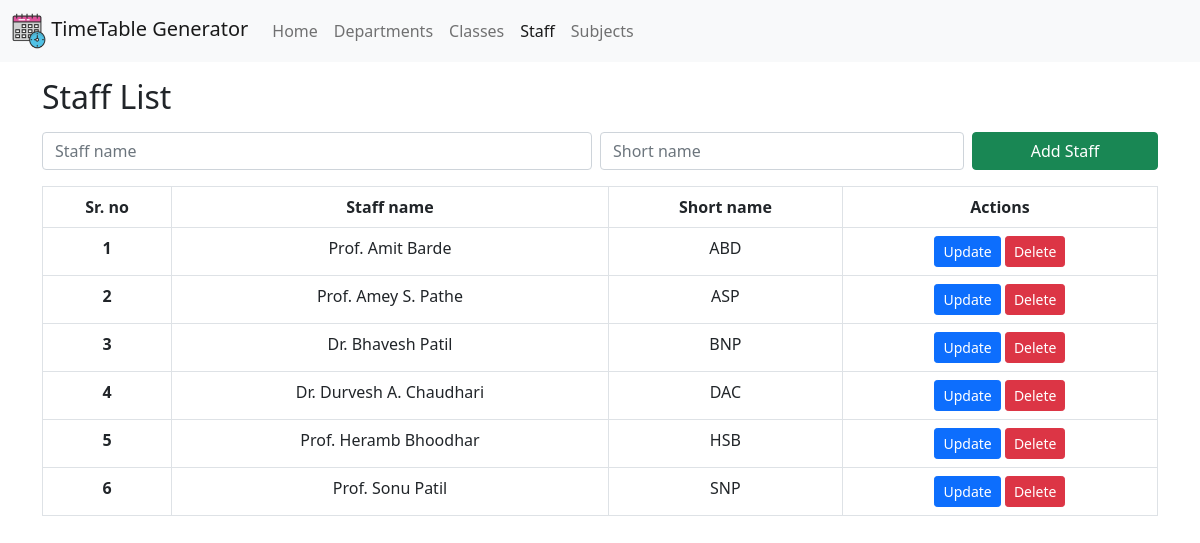
The page /pages/staff.php on the database its author committed.
### tables this page shows
CREATE TABLE `staff` (
  `staff_name` varchar(255) NOT NULL,
  `short_name` varchar(10) NOT NULL
);

### pages/staff.php (the view, shortened to what this page needs)
<?php
include '../utils/dbcon.php';
?>
<!DOCTYPE html>
<html lang="en">
<head>
    <link href="https://cdn.jsdelivr.net/npm/bootstrap@5.0.2/dist/css/bootstrap.min.css" rel="stylesheet">
</head>
<body>
    <nav class="navbar navbar-expand-lg navbar-light bg-light">
        <div class="container-fluid">
            <a class="navbar-brand" href="../">
                <img src="../Images/logo.webp" width="34" height="36">
                TimeTable Generator</a>
            <div class="collapse navbar-collapse" id="navbarSupportedContent">
                <ul class="navbar-nav me-auto mb-2 mb-lg-0">
                    <li class="nav-item">
                        <a class="nav-link" aria-current="page" href="../">Home</a>
                    </li>
                    <li class="nav-item">
                        <a class="nav-link" href="./department.php">Departments</a>
                    </li>
                    <li class="nav-item">
                        <a class="nav-link" href="./class.php">Classes</a>
                    </li>
                    <li class="nav-item">
                        <a class="nav-link active" href="#">Staff</a>
                    </li>
                    <li class="nav-item">
                        <a class="nav-link" href="./subjects.php">Subjects</a>
                    </li>
                </ul>
            </div>
        </div>
    </nav>
    <div class="container mt-3">
        <div class="head row">
            <h2 class="m-0 col-md-6">Staff List</h2>
        </div>
        <div class="content">
            <form method="post" class="row g-0 my-3">
                <div class="col-md-6 pe-2">
                    <input type="text" class="form-control" name="staffName" placeholder="Staff name" required>
                </div>
                <div class="col-md-4 pe-2">
                    <input type="text" class="form-control" name="shortName" placeholder="Short name" required>
                </div>
                <button type="submit" name="addStaff" class="btn col btn-success col-md-2">Add Staff</button>
            </form>
            <div className="table-responsive">
                <table class="table table-bordered text-center table-hover">
                    <thead>
                        <tr>
                            <th scope="col">Sr. no</th>
                            <th scope="col">Staff name</th>
                            <th scope="col">Short name</th>
                            <th scope="col">Actions</th>
                        </tr>
                    </thead>
                    <tbody>
                    <?php
                        $result = mysqli_query($conn, "SELECT * FROM staff");
                        $count = 1;
                        while ($row = mysqli_fetch_assoc($result)) {
                            echo '<tr>';
                            echo '<th scope="row">' . $count . '</th>';
                            echo '<td scope="row">' . $row['staff_name'] . '</td>';
                            echo '<td scope="row">' . $row['short_name'] . '</td>';
                            echo '<td>';
                            echo '<button type="button" class="btn btn-primary btn-sm" onclick="openUpdateModal(\'' . $row['staff_name'] . '\', \'' . $row['short_name'] . '\')">Update</button>';
                            echo '<button type="button" class="btn btn-danger btn-sm" onclick="deleteStaff(\'' . $row['short_name'] . '\')">Delete</button>';
                            echo '</td>';
                            echo '</tr>';
                            $count++;
                        }
                        ?>
                    </tbody>
                </table>
            </div>
        </div>
    </div>
</body>
</body>
</html>

### rows shown on the page
staff: staff_name "Prof. Amit Barde", short_name "ABD"
staff: staff_name "Prof. Amey S. Pathe", short_name "ASP"
staff: staff_name "Dr. Bhavesh Patil", short_name "BNP"
staff: staff_name "Dr. Durvesh A. Chaudhari", short_name "DAC"
staff: staff_name "Prof. Heramb Bhoodhar", short_name "HSB"
staff: staff_name "Prof. Sonu Patil", short_name "SNP"
